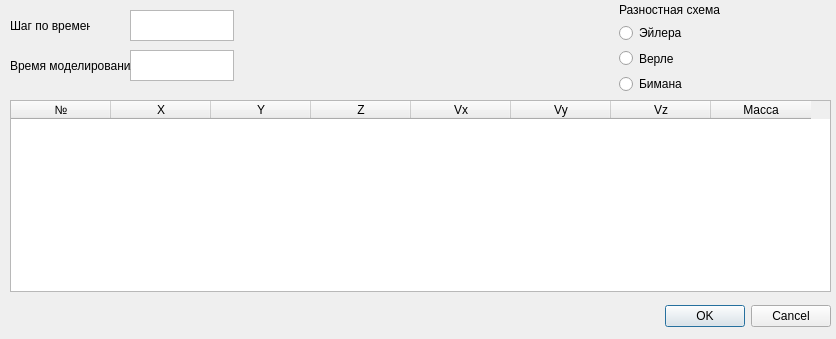
<?xml version="1.0" encoding="UTF-8"?>
<ui version="4.0">
 <class>Dialog</class>
 <widget class="QDialog" name="Dialog">
  <property name="geometry">
   <rect>
    <x>0</x>
    <y>0</y>
    <width>836</width>
    <height>339</height>
   </rect>
  </property>
  <property name="windowTitle">
   <string>Dialog</string>
  </property>
  <widget class="QDialogButtonBox" name="buttonBox">
   <property name="geometry">
    <rect>
     <x>490</x>
     <y>300</y>
     <width>341</width>
     <height>32</height>
    </rect>
   </property>
   <property name="orientation">
    <enum>Qt::Horizontal</enum>
   </property>
   <property name="standardButtons">
    <set>QDialogButtonBox::Cancel|QDialogButtonBox::Ok</set>
   </property>
  </widget>
  <widget class="QTableWidget" name="tableWidget">
   <property name="geometry">
    <rect>
     <x>10</x>
     <y>100</y>
     <width>821</width>
     <height>192</height>
    </rect>
   </property>
   <column>
    <property name="text">
     <string>№</string>
    </property>
   </column>
   <column>
    <property name="text">
     <string>X</string>
    </property>
   </column>
   <column>
    <property name="text">
     <string>Y</string>
    </property>
   </column>
   <column>
    <property name="text">
     <string>Z</string>
    </property>
   </column>
   <column>
    <property name="text">
     <string>Vx</string>
    </property>
   </column>
   <column>
    <property name="text">
     <string>Vy</string>
    </property>
   </column>
   <column>
    <property name="text">
     <string>Vz</string>
    </property>
   </column>
   <column>
    <property name="text">
     <string>Масса</string>
    </property>
   </column>
  </widget>
  <widget class="QWidget" name="verticalLayoutWidget">
   <property name="geometry">
    <rect>
     <x>619</x>
     <y>3</y>
     <width>211</width>
     <height>91</height>
    </rect>
   </property>
   <layout class="QVBoxLayout" name="verticalLayout_2">
    <item>
     <widget class="QLabel" name="label">
      <property name="text">
       <string>Разностная схема</string>
      </property>
     </widget>
    </item>
    <item>
     <widget class="QRadioButton" name="radioButton">
      <property name="text">
       <string>Эйлера</string>
      </property>
     </widget>
    </item>
    <item>
     <widget class="QRadioButton" name="radioButton_2">
      <property name="text">
       <string>Верле</string>
      </property>
     </widget>
    </item>
    <item>
     <widget class="QRadioButton" name="radioButton_3">
      <property name="text">
       <string>Бимана</string>
      </property>
     </widget>
    </item>
   </layout>
  </widget>
  <widget class="QTextEdit" name="textEdit">
   <property name="geometry">
    <rect>
     <x>130</x>
     <y>10</y>
     <width>104</width>
     <height>31</height>
    </rect>
   </property>
  </widget>
  <widget class="QTextEdit" name="textEdit_2">
   <property name="geometry">
    <rect>
     <x>130</x>
     <y>50</y>
     <width>104</width>
     <height>31</height>
    </rect>
   </property>
  </widget>
  <widget class="QLabel" name="label_2">
   <property name="geometry">
    <rect>
     <x>10</x>
     <y>10</y>
     <width>80</width>
     <height>31</height>
    </rect>
   </property>
   <property name="text">
    <string>Шаг по времени</string>
   </property>
  </widget>
  <widget class="QLabel" name="label_3">
   <property name="geometry">
    <rect>
     <x>10</x>
     <y>50</y>
     <width>121</width>
     <height>31</height>
    </rect>
   </property>
   <property name="text">
    <string>Время моделирования</string>
   </property>
  </widget>
 </widget>
 <resources/>
 <connections>
  <connection>
   <sender>buttonBox</sender>
   <signal>accepted()</signal>
   <receiver>Dialog</receiver>
   <slot>accept()</slot>
   <hints>
    <hint type="sourcelabel">
     <x>248</x>
     <y>254</y>
    </hint>
    <hint type="destinationlabel">
     <x>157</x>
     <y>274</y>
    </hint>
   </hints>
  </connection>
  <connection>
   <sender>buttonBox</sender>
   <signal>rejected()</signal>
   <receiver>Dialog</receiver>
   <slot>reject()</slot>
   <hints>
    <hint type="sourcelabel">
     <x>316</x>
     <y>260</y>
    </hint>
    <hint type="destinationlabel">
     <x>286</x>
     <y>274</y>
    </hint>
   </hints>
  </connection>
 </connections>
</ui>
